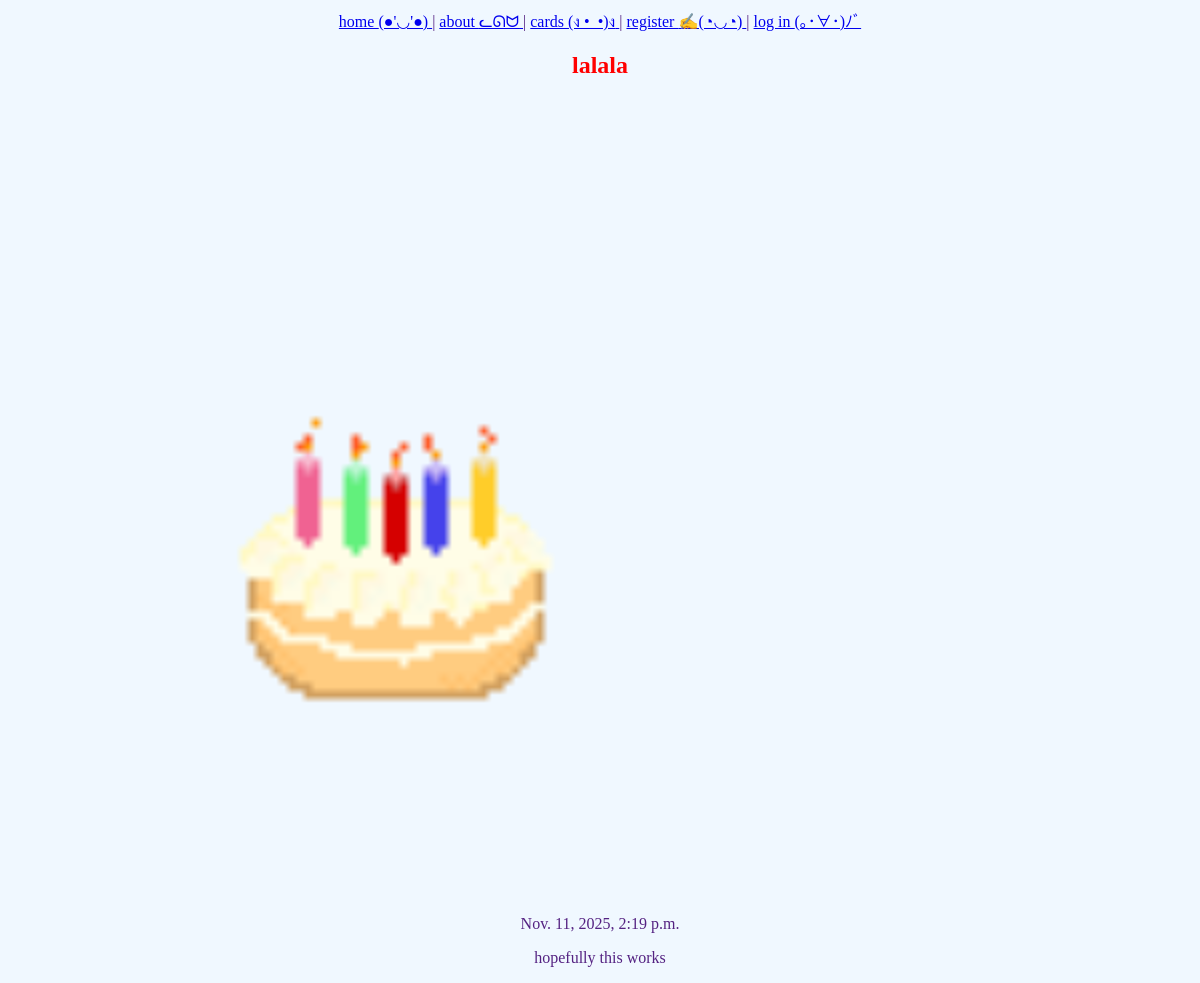
/cards/lalala-card, run on the app's committed database.
### cards/models.py (models this page shows, shortened)
class Cards(models.Model):
    title = models.CharField(max_length=75)
    body = models.TextField()
    slug = models.SlugField()
    date = models.DateTimeField(auto_now_add=True)
    banner = models.ImageField(default='fallback.png', blank=True)
    author = models.ForeignKey(User, on_delete=models.CASCADE, default=None)

### cards/views.py (the view)
# urls.py: path('<slug:slug>', views.card_page, name="page"),
def card_page(request, slug):
    card = Cards.objects.get(slug=slug)
    return render(request, 'cards/card_page.html', {'card': card})

### cards/templates/cards/card_page.html (shortened to what this page needs)
{% extends 'layout.html' %}
{% block content %}
    <section>
        <h1> {{ card.title }} </h1>
         <img
            class="banner"
            src="{{ card.banner.url }}"
            alt="{{ card.tile }}"
        />
        <p>{{ card.date }}</p>
        <p>{{ card.body }}</p>
    </section>
{% endblock %}

### static/css/style.css (style rules this page uses)
img { width: 20rem; }
h1 { font-family: "retro"; color: red; }
body { text-align: center; font-family: "retro"; background: aliceblue; color: rgb(84, 34, 130); }
.banner { display: block; width: 100%; max-width: 800px; align-content: center; }

### data on the page
Cards: title "lalala", banner (picture), date "Nov. 11, 2025, 2:19 p.m.", body "hopefully this works"
